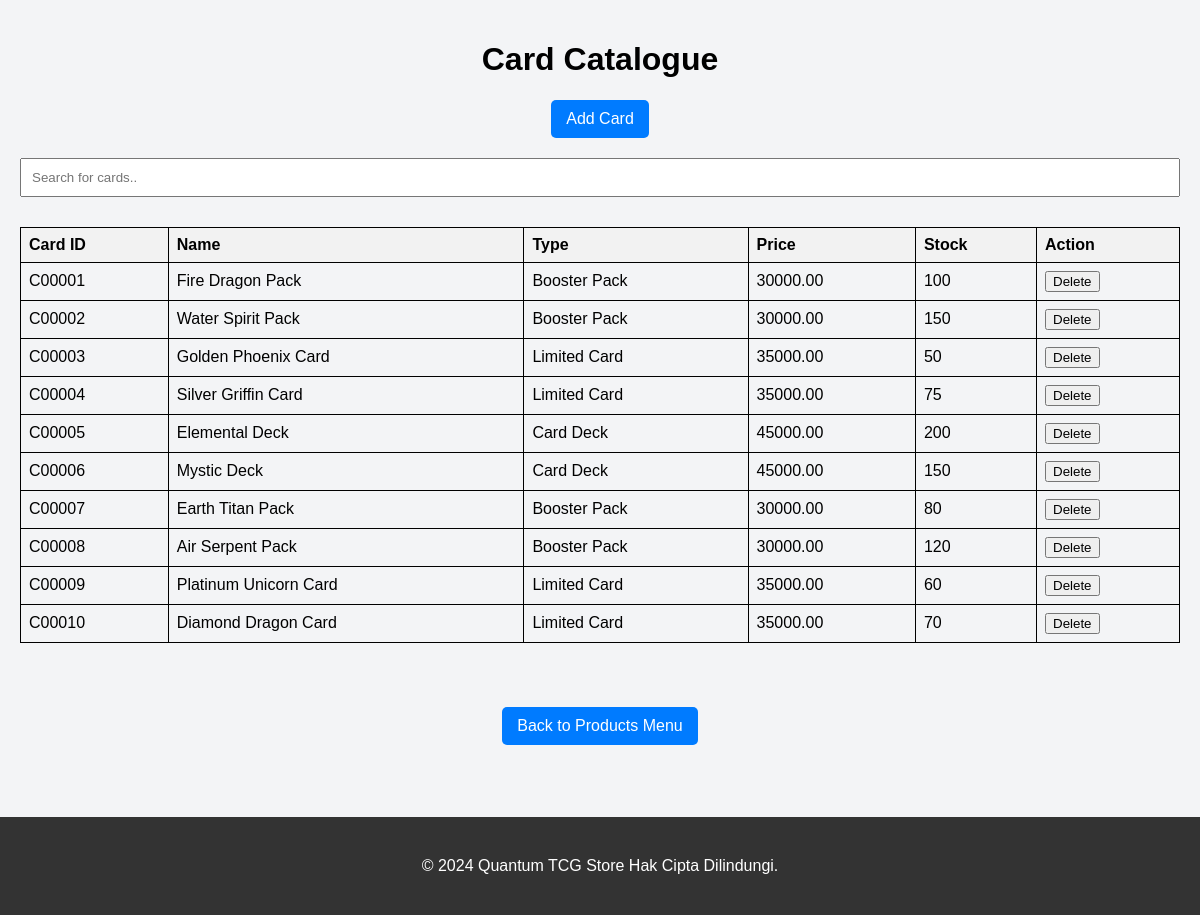
/sources/products/card.php, run on the app's committed database.
### tables this page shows
CREATE TABLE CardCatalogue (
        CardID char(6)  NOT NULL,
        CardName varchar(100)  NOT NULL,
        CardType varchar(50)  NOT NULL,
        CardPrice decimal(10,2)  NOT NULL,
        CardStock int  NOT NULL,
        CONSTRAINT CardCatalogue_pk PRIMARY KEY (CardID)
    );

### sources/products/card.php (the view, shortened to what this page needs)
<?php
require_once 'F:\Program Files\XAMPP\htdocs\tcgstore\service\db.php';
try {
    $stmt = $pdo->query('SELECT * FROM CardCatalogue');
    $cards = $stmt->fetchAll();
} catch (PDOException $e) {
    die("Error fetching data: " . $e->getMessage());
}
?>
<!DOCTYPE html>
<html lang="en">
<head>
</head>
<body>
    <div class="container">
        <h1>Card Catalogue</h1>
        <a id="addCardLink" href="add_card.php">Add Card</a>
        <input type="text" id="searchInput" onkeyup="filterCards()" placeholder="Search for cards..">
        <table id="cardTable">
            <tr>
                <th>Card ID</th>
                <th>Name</th>
                <th>Type</th>
                <th>Price</th>
                <th>Stock</th>
                <th>Action</th>
            </tr>
            <?php foreach ($cards as $card) : ?>
                <tr>
                    <td><?php echo htmlspecialchars($card['CardID']); ?></td>
                    <td><?php echo htmlspecialchars($card['CardName']); ?></td>
                    <td><?php echo htmlspecialchars($card['CardType']); ?></td>
                    <td><?php echo htmlspecialchars($card['CardPrice']); ?></td>
                    <td><?php echo htmlspecialchars($card['CardStock']); ?></td>
                    <td><button onclick="deleteCard('<?php echo htmlspecialchars($card['CardID']); ?>')">Delete</button></td>
                </tr>
            <?php endforeach; ?>
        </table><p></p><p></p>
        <a id="backLink" href="products.php">Back to Products Menu</a>
    </div><p></p>
    <footer>
    </footer>
</body>
</html>

### sources/products/card.php (style rules this page uses)
body { font-family: Arial, sans-serif; background-color: #f3f4f6; display: flex; flex-direction: column; min-height: 100vh; margin: 0; padding: 0; }
.container { flex: 1; display: flex; flex-direction: column; align-items: center; justify-content: center; padding: 20px; }
table { width: 100%; border-collapse: collapse; margin-top: 20px; }
table, th, td { border: 1px solid black; }
th, td { padding: 8px; text-align: left; }
th { background-color: #f2f2f2; }
#searchInput { width: 100%; padding: 10px; margin-bottom: 10px; box-sizing: border-box; }
#backLink, #addCardLink { display: inline-block; margin-bottom: 20px; padding: 10px 15px; background-color: #007BFF; color: white; text-decoration: none; border-radius: 5px; }
footer { background-color: #333; color: white; text-align: center; padding: 2px 0; width: 100%; position: relative; bottom: 0; left: 0; right: 0; }

### data on the page
cardcatalogue: CardID "C00001", CardName "Fire Dragon Pack", CardType "Booster Pack", CardPrice "30000.00", CardStock "100"
cardcatalogue: CardID "C00002", CardName "Water Spirit Pack", CardType "Booster Pack", CardPrice "30000.00", CardStock "150"
cardcatalogue: CardID "C00003", CardName "Golden Phoenix Card", CardType "Limited Card", CardPrice "35000.00", CardStock "50"
cardcatalogue: CardID "C00004", CardName "Silver Griffin Card", CardType "Limited Card", CardPrice "35000.00", CardStock "75"
cardcatalogue: CardID "C00005", CardName "Elemental Deck", CardType "Card Deck", CardPrice "45000.00", CardStock "200"
cardcatalogue: CardID "C00006", CardName "Mystic Deck", CardType "Card Deck", CardPrice "45000.00", CardStock "150"
cardcatalogue: CardID "C00007", CardName "Earth Titan Pack", CardType "Booster Pack", CardPrice "30000.00", CardStock "80"
cardcatalogue: CardID "C00008", CardName "Air Serpent Pack", CardType "Booster Pack", CardPrice "30000.00", CardStock "120"
cardcatalogue: CardID "C00009", CardName "Platinum Unicorn Card", CardType "Limited Card", CardPrice "35000.00", CardStock "60"
cardcatalogue: CardID "C00010", CardName "Diamond Dragon Card", CardType "Limited Card", CardPrice "35000.00", CardStock "70"
